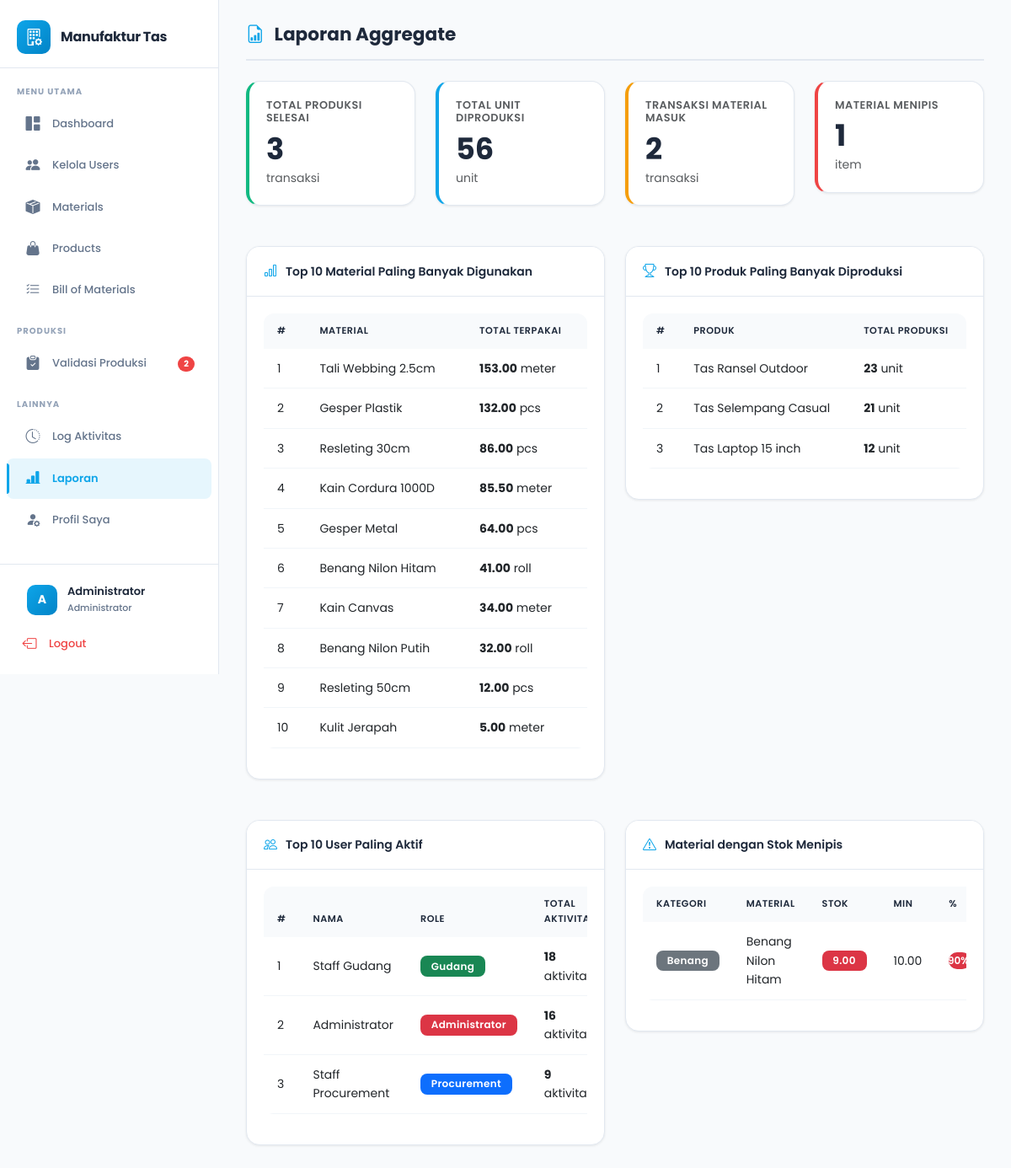
The app's page /pages/laporan/index.php (signed in) with its own data.
### tables this page shows
CREATE TABLE `materials` (
  `id` int NOT NULL,
  `kategori_id` int NOT NULL,
  `nama_material` varchar(150) NOT NULL,
  `satuan` varchar(30) NOT NULL,
  `stok` decimal(10,2) DEFAULT '0.00',
  `stok_minimum` decimal(10,2) DEFAULT '0.00',
  `created_at` timestamp NULL DEFAULT CURRENT_TIMESTAMP
);

CREATE TABLE `kategori_material` (
  `id` int NOT NULL,
  `nama_kategori` varchar(100) NOT NULL
);

### pages/laporan/index.php (the view, shortened to what this page needs)
<?php
require_once '../../config/database.php';
$stmt = $pdo->query("
    SELECT m.nama_material, m.satuan, SUM(pd.jumlah_terpakai) as total_terpakai
    FROM produksi_detail pd
    JOIN materials m ON pd.material_id = m.id
    GROUP BY pd.material_id
    ORDER BY total_terpakai DESC
    LIMIT 10
");
$material_terbanyak = $stmt->fetchAll();
$stmt = $pdo->query("
    SELECT pr.nama_produk, SUM(p.jumlah_produksi) as total_produksi
    FROM produksi p
    JOIN products pr ON p.product_id = pr.id
    WHERE p.status = 'selesai'
    GROUP BY p.product_id
    ORDER BY total_produksi DESC
    LIMIT 10
");
$produk_terbanyak = $stmt->fetchAll();
$stmt = $pdo->query("
    SELECT u.nama, u.role, COUNT(la.id) as total_aktivitas
    FROM log_aktivitas la
    JOIN users u ON la.user_id = u.id
    GROUP BY la.user_id
    ORDER BY total_aktivitas DESC
    LIMIT 10
");
$user_teraktif = $stmt->fetchAll();
$stmt = $pdo->query("
    SELECT m.*, k.nama_kategori
    FROM materials m
    JOIN kategori_material k ON m.kategori_id = k.id
    WHERE m.stok <= m.stok_minimum
    ORDER BY (m.stok / m.stok_minimum) ASC
");
$material_menipis = $stmt->fetchAll();
$stmt = $pdo->query("SELECT COUNT(*) as total FROM produksi WHERE status = 'selesai'");
$total_produksi_selesai = $stmt->fetch()['total'];
$stmt = $pdo->query("SELECT SUM(jumlah_produksi) as total FROM produksi WHERE status = 'selesai'");
$total_unit_diproduksi = $stmt->fetch()['total'] ?? 0;
$stmt = $pdo->query("SELECT COUNT(*) as total FROM material_masuk");
$total_transaksi_material = $stmt->fetch()['total'];
$stmt = $pdo->query("SELECT COUNT(*) as total FROM materials WHERE stok <= stok_minimum");
$total_material_menipis = $stmt->fetch()['total'];
include '../../includes/header.php';
?>
<div class="page-header">
    <h2><i class="bi bi-file-earmark-bar-graph"></i> Laporan Aggregate</h2>
</div>
<div class="row mb-4">
    <div class="col-md-3">
        <div class="card stat-card success">
            <div class="card-body">
                <h6 class="text-muted">Total Produksi Selesai</h6>
                <h2><?php echo $total_produksi_selesai; ?></h2>
                <small class="text-muted">transaksi</small>
            </div>
        </div>
    </div>
    <div class="col-md-3">
        <div class="card stat-card primary">
            <div class="card-body">
                <h6 class="text-muted">Total Unit Diproduksi</h6>
                <h2><?php echo $total_unit_diproduksi; ?></h2>
                <small class="text-muted">unit</small>
            </div>
        </div>
    </div>
    <div class="col-md-3">
        <div class="card stat-card warning">
            <div class="card-body">
                <h6 class="text-muted">Transaksi Material Masuk</h6>
                <h2><?php echo $total_transaksi_material; ?></h2>
                <small class="text-muted">transaksi</small>
            </div>
        </div>
    </div>
    <div class="col-md-3">
        <div class="card stat-card danger">
            <div class="card-body">
                <h6 class="text-muted">Material Menipis</h6>
                <h2><?php echo $total_material_menipis; ?></h2>
                <small class="text-muted">item</small>
            </div>
        </div>
    </div>
</div>
<div class="row">
    <div class="col-md-6 mb-4">
        <div class="card">
            <div class="card-header">
                <i class="bi bi-bar-chart"></i> Top 10 Material Paling Banyak Digunakan
            </div>
            <div class="card-body">
                <?php if (empty($material_terbanyak)): ?>
                <p class="text-muted text-center py-3">Belum ada data</p>
                <?php else: ?>
                <div class="table-responsive">
                    <table class="table table-sm">
                        <thead>
                            <tr>
                                <th>#</th>
                                <th>Material</th>
                                <th>Total Terpakai</th>
                            </tr>
                        </thead>
                        <tbody>
                            <?php $no = 1; foreach ($material_terbanyak as $m): ?>
                            <tr>
                                <td><?php echo $no++; ?></td>
                                <td><?php echo htmlspecialchars($m['nama_material']); ?></td>
                                <td><strong><?php echo number_format($m['total_terpakai'], 2); ?></strong> <?php echo $m['satuan']; ?></td>
                            </tr>
                            <?php endforeach; ?>
                        </tbody>
                    </table>
                </div>
                <?php endif; ?>
            </div>
        </div>
    </div>
    <div class="col-md-6 mb-4">
        <div class="card">
            <div class="card-header">
                <i class="bi bi-trophy"></i> Top 10 Produk Paling Banyak Diproduksi
            </div>
            <div class="card-body">
                <?php if (empty($produk_terbanyak)): ?>
                <p class="text-muted text-center py-3">Belum ada data</p>
                <?php else: ?>
                <div class="table-responsive">
                    <table class="table table-sm">
                        <thead>
                            <tr>
                                <th>#</th>
                                <th>Produk</th>
                                <th>Total Produksi</th>
                            </tr>
                        </thead>
                        <tbody>
                            <?php $no = 1; foreach ($produk_terbanyak as $p): ?>
                            <tr>
                                <td><?php echo $no++; ?></td>
                                <td><?php echo htmlspecialchars($p['nama_produk']); ?></td>
                                <td><strong><?php echo $p['total_produksi']; ?></strong> unit</td>
                            </tr>
                            <?php endforeach; ?>
                        </tbody>
                    </table>
                </div>
                <?php endif; ?>
            </div>
        </div>
    </div>
    <div class="col-md-6 mb-4">
        <div class="card">
            <div class="card-header">
                <i class="bi bi-people"></i> Top 10 User Paling Aktif
            </div>
            <div class="card-body">
                <div class="table-responsive">
                    <table class="table table-sm">
                        <thead>
                            <tr>
                                <th>#</th>
                                <th>Nama</th>
                                <th>Role</th>
                                <th>Total Aktivitas</th>
                            </tr>
                        </thead>
                        <tbody>
                            <?php
                            $no = 1;
                            $badge_class = [
                                'administrator' => 'bg-danger',
                                'procurement' => 'bg-primary',
                                'gudang' => 'bg-success'
                            ];
                            foreach ($user_teraktif as $u):
                            ?>
                            <tr>
                                <td><?php echo $no++; ?></td>
                                <td><?php echo htmlspecialchars($u['nama']); ?></td>
                                <td>
                                    <span class="badge <?php echo $badge_class[$u['role']]; ?>">
                                        <?php echo ucfirst($u['role']); ?>
                                    </span>
                                </td>
                                <td><strong><?php echo $u['total_aktivitas']; ?></strong> aktivitas</td>
                            </tr>
                            <?php endforeach; ?>
                        </tbody>
                    </table>
                </div>
            </div>
        </div>
    </div>
    <div class="col-md-6 mb-4">
        <div class="card">
            <div class="card-header">
                <i class="bi bi-exclamation-triangle"></i> Material dengan Stok Menipis
            </div>
            <div class="card-body">
                <?php if (empty($material_menipis)): ?>
                <div class="alert alert-success mb-0">
                    <i class="bi bi-check-circle"></i> Semua material memiliki stok yang cukup
                </div>
                <?php else: ?>
                <div class="table-responsive">
                    <table class="table table-sm">
                        <thead>
                            <tr>
                                <th>Kategori</th>
                                <th>Material</th>
                                <th>Stok</th>
                                <th>Min</th>
                                <th>%</th>
                            </tr>
                        </thead>
                        <tbody>
                            <?php foreach ($material_menipis as $m):
                                $percentage = ($m['stok'] / $m['stok_minimum']) * 100;
                            ?>
                            <tr>
                                <td><span class="badge bg-secondary"><?php echo htmlspecialchars($m['nama_kategori']); ?></span></td>
                                <td><?php echo htmlspecialchars($m['nama_material']); ?></td>
                                <td><span class="badge bg-danger"><?php echo number_format($m['stok'], 2); ?></span></td>
                                <td><?php echo number_format($m['stok_minimum'], 2); ?></td>
                                <td>
                                    <div class="progress" style="height: 20px;">
                                        <div class="progress-bar bg-danger" role="progressbar"
                                             style="width: <?php echo min($percentage, 100); ?>%">
                                            <?php echo number_format($percentage, 0); ?>%
                                        </div>
                                    </div>
                                </td>
                            </tr>
                            <?php endforeach; ?>
                        </tbody>
                    </table>
                </div>
                <?php endif; ?>
            </div>
        </div>
    </div>
</div>
<?php include '../../includes/footer.php'; ?>

### assets/css/style.css (style rules this page uses)
:root { --primary: #0ea5e9; --primary-dark: #0284c7; --primary-light: rgba(14, 165, 233, 0.1); --success: #10b981; --danger: #ef4444; --warning: #f59e0b; --info: #3b82f6; --dark: #1e293b; --text: #334155; --text-light: #64748b; --bg: #f8fafc; --white: #ffffff; --border: #e2e8f0; --sidebar-width: 260px; --shadow-sm: 0 1px 3px rgba(0,0,0,0.08); --shadow: 0 4px 12px rgba(0,0,0,0.08); --shadow-lg: 0 10px 25px rgba(0,0,0,0.1); --radius: 12px; --radius-lg: 16px; }
* { margin: 0; padding: 0; box-sizing: border-box; }
body { font-family: 'Poppins', 'Segoe UI', sans-serif; background-color: var(--bg); color: var(--text); line-height: 1.6; }
.card { border: 1px solid var(--border); border-radius: var(--radius-lg); box-shadow: var(--shadow-sm); margin-bottom: 1.5rem; transition: all 0.25s ease; overflow: hidden; background: var(--white); }
.card-header { background: var(--white); color: var(--dark); border-bottom: 1px solid var(--border); padding: 16px 20px; font-weight: 600; font-size: 14px; display: flex; align-items: center; }
.card-header i { margin-right: 10px; font-size: 16px; color: var(--primary); }
.card-body { padding: 20px; }
.stat-card { border-left: 4px solid; transition: all 0.25s ease; }
.stat-card.primary { border-left-color: var(--primary); }
.stat-card.success { border-left-color: var(--success); }
.stat-card.warning { border-left-color: var(--warning); }
.stat-card.danger { border-left-color: var(--danger); }
.stat-card h2 { font-size: 2.2rem; font-weight: 700; margin: 0; color: var(--dark); }
.stat-card h6 { font-size: 0.8rem; font-weight: 600; text-transform: uppercase; letter-spacing: 0.5px; color: var(--text-light); }
.table { background: var(--white); border-radius: var(--radius); overflow: hidden; }
.table thead th { background: var(--bg); color: var(--dark); font-weight: 600; text-transform: uppercase; font-size: 0.7rem; letter-spacing: 0.5px; padding: 12px 16px; border: none; }
.table tbody tr { transition: background 0.2s ease; border-bottom: 1px solid #f1f5f9; }
.table tbody td { padding: 12px 16px; vertical-align: middle; border: none; font-size: 0.875rem; }
.badge { padding: 0.4rem 0.8rem; font-weight: 600; border-radius: 8px; font-size: 0.75rem; letter-spacing: 0.3px; }
.page-header { display: flex; justify-content: space-between; align-items: center; margin-bottom: 24px; padding-bottom: 16px; border-bottom: 2px solid var(--border); }
.page-header h2 { font-weight: 700; font-size: 1.35rem; color: var(--dark); display: flex; align-items: center; gap: 0.75rem; margin: 0; }
.page-header h2 i { color: var(--primary); }
.progress { height: 22px; border-radius: var(--radius); background: var(--border); overflow: hidden; }
.progress-bar { font-weight: 600; font-size: 0.75rem; display: flex; align-items: center; justify-content: center; transition: width 0.5s ease; }

### records on screen
materials: kategori.nama_kategori "Benang", nama_material "Benang Nilon Hitam", stok "9.00", stok_minimum "10.00", percentage "90"

### other values on screen
$pending_count "2"
substr($_SESSION['nama'], 0, 1) "A"
$_SESSION['nama'] "Administrator"
$_SESSION['role'] "Administrator"
$total_produksi_selesai "3"
$total_unit_diproduksi "56"
$total_transaksi_material "2"
$total_material_menipis "1"
$m['nama_material'] "Tali Webbing 2.5cm"
$m['total_terpakai'] "153.00"
$m['satuan'] "meter"
$m['nama_material'] "Gesper Plastik"
$m['total_terpakai'] "132.00"
$m['satuan'] "pcs"
$m['nama_material'] "Resleting 30cm"
